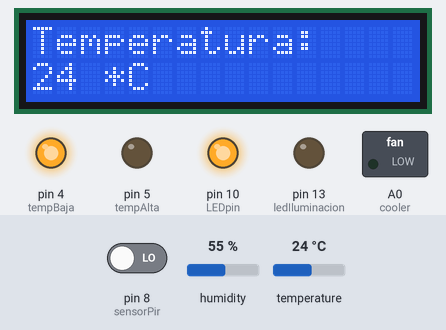
Bench run of a sketch on a simulated Arduino Uno, built with avr-gcc and run on an emulated ATmega328P. Parts: 16×2 character LCD, switched loads named in the sketch (green lamp = pin HIGH), output pins drawn as LEDs (lit = HIGH). The inputs (shaded band) are chosen by the test bench; at power-on: temperature 24 °C, pin 8 (sensorPir) LOW, humidity 55 %. What the sketch prints to the serial monitor is not drawn.

Above: at 1.2 s.
1.3 s: temperature set to 26 °C
At 4.2 s:
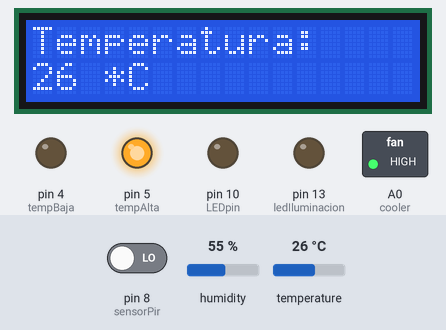
5.2 s: temperature set to 12 °C
At 7.3 s:
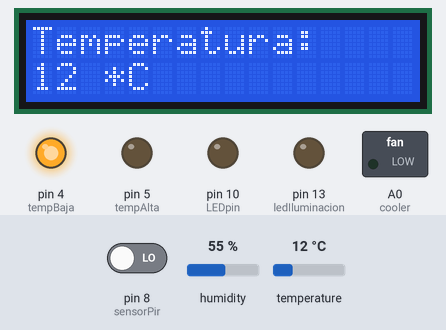
8.4 s: pin 8 (sensorPir) driven HIGH
At 9.7 s:
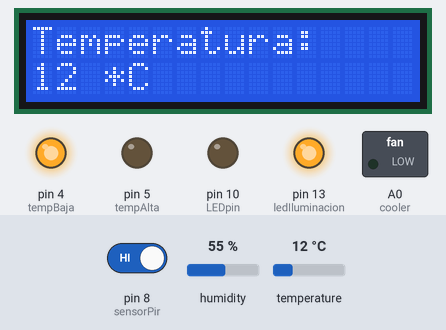
10.0 s: temperature set to 28 °C
At 11.8 s:
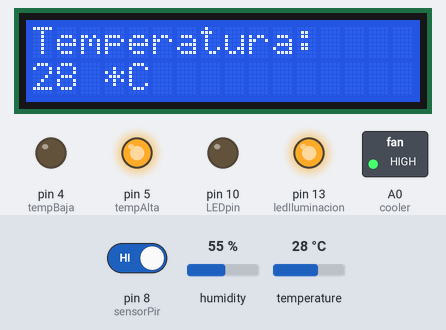
18.8 s: temperature set to 19 °C
At 20.7 s:
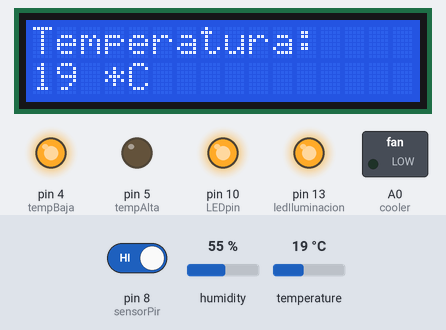
Timing chart, 0 to 24.3 s (numbered marks = the images above; inputs shaded):
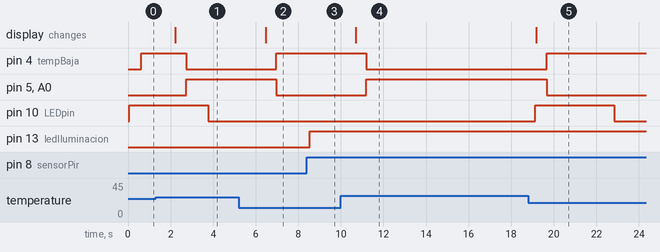

Measured:
- the behaviour switches between 24 and 25 °C on temperature (found by bisection; images 0 and 1)
- after the input at 1.3 s, pin 4 (tempBaja): HIGH → LOW after 1.4 s; pin 5 (tempAlta), A0 (cooler): LOW → HIGH after 1.4 s; the display: changes after 0.93 s (image 1)
- after the input at 5.2 s, pin 4 (tempBaja): LOW → HIGH after 1.8 s; pin 5 (tempAlta), A0 (cooler): HIGH → LOW after 1.8 s; the display: changes after 1.3 s (image 2)
- after the input at 8.4 s, pin 13 (ledIluminacion): LOW → HIGH after 0.13 s
- after the input at 10.0 s, pin 4 (tempBaja): HIGH → LOW after 1.2 s; pin 5 (tempAlta), A0 (cooler): LOW → HIGH after 1.2 s; the display: changes after 0.70 s (image 4)
- after the input at 18.8 s, pin 4 (tempBaja): LOW → HIGH after 0.87 s; pin 5 (tempAlta), A0 (cooler): HIGH → LOW after 0.87 s; the display: changes after 0.37 s (image 5)

The sketch:

SistemaRiego_IOT.ino
```cpp
//Se Añaden las Librerias para el LCD
#include <Wire.h> //Librería para la Interfaz I2C
#include <LiquidCrystal_I2C.h>  //Libreria para la Pantalla LCD

//Se Añaden las Librerias para el Sensor de Temperatura
#include <DHT.h>
#include <DHT_U.h>

//Constante del Sistema de Riego
const int LEDpin = 10;   //Constante que indica el Pin de conexión del Led del Sistema de Riego

/*	Para el Sistema de Riego:
1 dia equivale a 1 minuto = 60000ms
1 minuto equivale a 1 segundo = 1000ms
*/
const long onDuration = 3500; //Constante de Tiempo de Encendido del LED en milisegundos
const long offDuration = 15000; //Constante de Tiempo de Apagado del LED en milisegundos
int LEDState = HIGH;  //Variable que almacena el estado Actual del LED
long rememberTime = 0;  //Variable que almacenará el Tiempo de Inicio en milisegundos

//Variables del Sensor de Movimiento
int pirState = LOW; //Variable que almacena el estado Actual del Sensor
const int sensorPir = 8; //Constante que indica el Pin de conexión del sensor
int val = 0; //Variable auxiliar que almacena la información del Sensor

//Sistema de Iluminacion activado por Movimiento
const int ledIluminacion = 13; //Constante que indica el Pin de conexión del Led de Iluminación

//Sistema de Alerta por Temperatura
const int tempAlta = 5; //Constante que indica el Pin de conexión del Led de Temperatura Alta
const int tempBaja = 4; //Constante que indica el Pin de conexión del Led de Temperatura Baja

//Variables del Sensor de Temperatura
const int sensor = 2; //Constante que indica el Pin de conexión del Sensor
int Temperatura;   //Variable que almacena la temperatura registrada por el sensor

//Varibles de Ventilador
const int cooler = A0; //Constante que indica el Pin de conexión del Ventilador

//Se crea un objeto llamado "dht" con el número de pin de conexión del sensor y se indica el modelo
DHT dht(sensor, DHT11);

//Se crea un objeto llamado "lcd" con la dirección del LCD y se indican las columnas y filas del mismo
LiquidCrystal_I2C lcd(0x27,16,2);


void setup() {
  //Se inicializan de las variables
  Serial.begin(9600);   //Se inicializa el Puerto Serial
  dht.begin();  //Se inicializa el sensor de Temperatura

  lcd.init(); //Se inicializa el LCD
  lcd.backlight();  //Se Enciende la luz de fondo del LCD.

  //Se inicializan sensor de Movimiento
  pinMode(ledIluminacion, OUTPUT);  //Se inicializa el Led activado por Movimiento
  pinMode(sensorPir, INPUT);

  //Se inicializan los Leds de Alerta de Temperatura
  pinMode(tempAlta, OUTPUT);
  pinMode(tempBaja, OUTPUT);

  //Se inicializan los Leds del Sistema de Riego
  pinMode(LEDpin,OUTPUT);
  digitalWrite(LEDpin,LEDState);  //Se inicializa según su estado
}

void loop() {

  lcd.clear(); //Se limpia el contenido del LCD
  Temperatura = dht.readTemperature();  //Se almacena la temperatura ambiente en la variable

  //Se Muestra La Temperatuar en el LCD.
  lcd.setCursor(0, 0);  //Se indica la posición de las letras
  lcd.print("Temperatura: "); //Se muestra la cadena de carácteres
  lcd.setCursor(0, 1);  //Se indica la nueva posición del Mensaje
  lcd.print(Temperatura); //Se imprime la temperatura almacenada en la variable
  lcd.println(" *C"); //Se concatenan los caracteres para indicar que se trata de grados Centigrados
  delay(500); //Se actualiza la Información de la Temperatura cada 500 milisegundos

  if(Temperatura >= 25) { //Se Verifica si la Temperatura es Superior 24°C
    Serial.print("Temperatura ALTA: "); //Se Muestra la Alerta en el Monitor Serial
    Serial.print(Temperatura);  //Se Muestra la Temperatura actual en el Monitor Serial
    Serial.println("°C"); //Se concatenan los caracteres para indicar que se trata de grados Centigrados
    digitalWrite(tempBaja,LOW); //Se Apaga el Led indicador de temperatura Estandar
    digitalWrite(tempAlta,HIGH);  //Se Enciende el Led de Alerta de Temperatura Alta
    analogWrite(cooler, 500); //Si la temperatura alcanza los 25°C Se enciende el Ventilador
  }

  else {  //Si no sucede la condición
    Serial.print("Temperatura NORMAL: "); //Se Muestra la Alerta en el Monitor Serial
    Serial.print(Temperatura);  //Se Muestra la Temperatura actual en el Monitor Serial
    Serial.println("°C"); //Se concatenan los caracteres para indicar que se trata de grados Centigrados
    digitalWrite(tempAlta,LOW); //Se Apaga el Led de Alerta de Temperatura Alta
    digitalWrite(tempBaja,HIGH);  //Se Enciende el Led indicador de Temperatura Estandar
    analogWrite(cooler, 0); //Si no se superan los 24°C se mantiene apagado el Ventilador
  }

  val = digitalRead(sensorPir);	//Se lee y almacena el valor del sensor PIR HC-SR501 del pin digital 8

	if(val == HIGH) { //Se Verifica si esta activado el sensor de Movimiento
		digitalWrite(ledIluminacion, HIGH);	//Se enciende el Led del sistema de iluminación por Movimiento
		if(sensorPir == LOW) { //Se verifica si previamente estaba inactivo el sensor de Movimiento
			Serial.println(" Invernadero Activo	");	//Se muestra en el puerto Serial el Estado del Invernadero
			pirState = HIGH;	//Se Invierte el estado del Sensor a Encendido
		}
	}

  else { 	//Si no sucede la condición
		digitalWrite(ledIluminacion, LOW); //Se apaga el Led del sistema de iluminación por movimiento
		if(pirState == HIGH) { //Se verifica si previamente estaba Activo el Sensor de Movimiento
			Serial.println(" Invernadero Inactivo	");	//Se muestra en el puerto Serial el Estado del Invernadero
			pirState = LOW;		//Se Invierte el estado del Sensor a Apagado
		}
	}

	/*	Para el Sistema de Riego:
	1 dia equivale a 1 minuto = 60000ms
	1 minuto equivale a 1 segundo = 1000ms
	*/

  if( LEDState == HIGH ) {  //Se verifica si el estado del LED esta Activo
    if( (millis() - rememberTime) >= onDuration){ //Se comprueba si el tiempo Actual MENOS el tiempo de Inicio es SUPERIOR al tiempo de ENCENDIDO del LED
    LEDState = LOW; //Se Invierte el estado del LED
    rememberTime = millis();  //Se actualiza el Tiempo Inicial mediante la función millis()
    }
  }

  else  {   //Si no sucede la condición
    if( (millis() - rememberTime) >= offDuration){  //Se comprueba si el tiempo Actual MENOS el tiempo de Inicio es SUPERIOR o IGUAL al tiempo de APAGADO del LED
    LEDState = HIGH;  //Se Invierte el estado del LED
    rememberTime = millis();  //Se actualiza el Tiempo Inicial mediante la función millis()
    }
 }

  //LED encendido por medio de la función millis()
  digitalWrite(LEDpin,LEDState); //Según el estado del LED, se Encenderá o se Apagará
}
```
